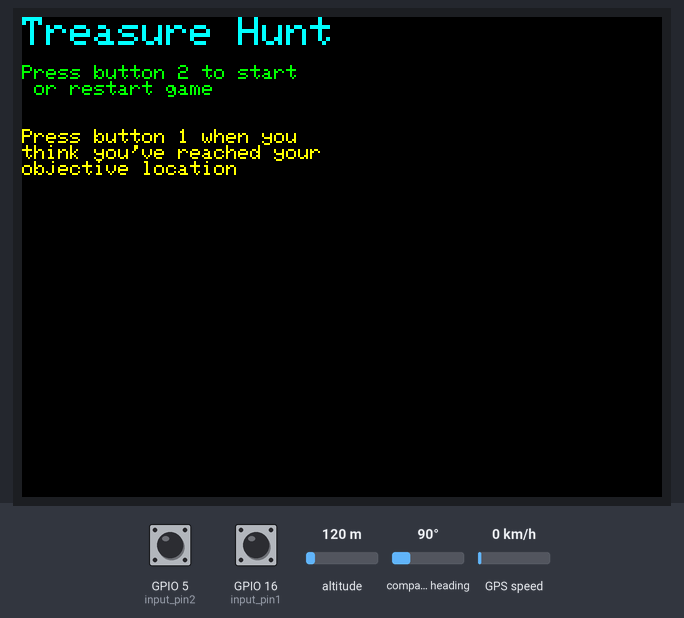
Bench run of a sketch on a simulated ESP32. Shown: 320×240 colour display. The test bench sets the inputs (shaded band); at power-on: GPIO 5 (input_pin2) HIGH, GPIO 16 (input_pin1) HIGH, altitude 120 m, compass heading 90°, GPS speed 0 km/h. WiFi joins after 1.5 s; servers stay silent unless stated; uploads are accepted with an empty reply; the GPS gets a fix after 3 s at 37.7749, -122.4194 with 8 satellites; what the sketch prints to the serial monitor is not drawn.

Above: at 5.4 s.
5.5 s: GPIO 5 (input_pin2) pulled LOW for 0.15 s
7.2 s: GPIO 16 (input_pin1) pulled LOW for 0.15 s
Timing chart, 0 to 10.2 s (numbered marks = the images above; inputs shaded):
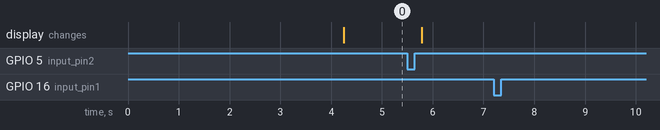

Measured:
- after the input at 7.2 s, every drawn part: stays the same

The sketch:

treasurehuntex5.ino
```cpp
#include <TinyGPS++.h>
#include <WiFi.h> //Connect to WiFi Network
#include <TFT_eSPI.h> // Graphics and font library for ST7735 driver chip
#include <SPI.h> //Used in support of TFT Display
#include <string.h>  //used for some string handling and processing.
#include <stdio.h>
#include <list>

char network[] = "MIT";  //SSID for 6.08 Lab
char password[] = ""; //Password for 6.08 Lab
//Some constants and some resources:
const int RESPONSE_TIMEOUT = 6000; //ms to wait for response from host
const int POSTING_PERIOD = 6000; //periodicity of getting a number fact.
const uint16_t IN_BUFFER_SIZE = 1000; //size of buffer to hold HTTP request
const uint16_t OUT_BUFFER_SIZE = 400; //size of buffer to hold HTTP response
char request_buffer[IN_BUFFER_SIZE]; //char array buffer to hold HTTP request
char response_buffer[OUT_BUFFER_SIZE]; //char array buffer to hold HTTP response

TFT_eSPI tft = TFT_eSPI();  // Invoke library, pins defined in User_Setup.h

HardwareSerial gps_serial(2);
TinyGPSPlus gps;
unsigned long timer;
const int input_pin1 = 16; //pin connected to button1
const int input_pin2 = 5; //pin connected to button2

unsigned long startscreen() {
  tft.setCursor(0, 0);
  tft.fillScreen(TFT_BLACK); //fill background
  tft.setRotation(3); //adjust rotation
  tft.setTextSize(2); //default font size
  tft.setTextColor(TFT_CYAN);
  tft.println("Treasure Hunt");
  tft.setTextSize(1); //default font size
  tft.setTextColor(TFT_GREEN);
  tft.println("");
  tft.println("Press button 2 to start");
  tft.println(" or restart game");
  tft.println("");
  tft.println("");
  tft.setTextColor(TFT_YELLOW);
  tft.println("Press button 1 when you");
  tft.println("think you've reached your");
  tft.println("objective location");
  }

void setup() {
  Serial.begin(115200);
  gps_serial.begin(9600,SERIAL_8N1,32,33);
  WiFi.begin(network,password); //attempt to connect to ESP WiFi
  uint8_t count = 0; //count used for ESP8266WiFi check times
  Serial.print("Attempting to connect to ");
  Serial.println(network);
  while (WiFi.status() != WL_CONNECTED && count<12) {
    delay(500);
    Serial.print(".");
    count++;
  }
  delay(2000);
  if (WiFi.isConnected()) { //if we connected then print our IP, Mac, and SSID we're on
    Serial.println("CONNECTED!");
    Serial.println(WiFi.localIP().toString() + " (" + WiFi.macAddress() + ") (" + WiFi.SSID() + ")");
    delay(500);
  } else { //if we failed to connect just Try again.
    Serial.println("Failed to Connect :/  Going to restart");
    Serial.println(WiFi.status());
    ESP.restart(); // restart the ESP (proper way)
  }

  tft.init();  //init screen
  startscreen();
  tft.setRotation(3); //adjust rotation
  pinMode(input_pin1, INPUT_PULLUP); //set input pin as an input!
  pinMode(input_pin2, INPUT_PULLUP); //set input pin as an input!
  timer = millis();
}

void loop() {
  if (gps_serial.available()){
    while (gps_serial.available())
      gps.encode(gps_serial.read());      // Check GPS
   Serial.println(gps.location.lat());
   Serial.println(gps.location.lng());
  }

 if ( (digitalRead(input_pin2)==0) && ((millis() - timer) > 1000) ){
  Serial.println("button 2 pressed");
  Serial.println("starting new game");
  getreq();
  timer = millis();
  }

  if ( (digitalRead(input_pin1)==0) && ((millis() - timer) > 1000) ){
    Serial.println("button 1 pressed");
    Serial.println("checking to see if gps is where objective location is");
     postreq();
     timer = millis();
  }
}


char getreq(){ // for starting game or restarting game
    char body[200]; //for body;
      int body_len = strlen(body); //calculate body length (for header reporting)
      sprintf(request_buffer,"GET http://608dev.net/sandbox/sc/sfgordon/ex05/treasurehunt.py HTTP/1.1\r\n");
      strcat(request_buffer,"Host: 608dev.net\r\n");
      strcat(request_buffer,"Content-Type: application/x-www-form-urlencoded\r\n");
      sprintf(request_buffer+strlen(request_buffer),"Content-Length: %d\r\n", body_len); //append string formatted to end of request buffer
      strcat(request_buffer,"\r\n"); //new line from header to body
      strcat(request_buffer,body); //body
      strcat(request_buffer,"\r\n"); //header
      Serial.println(request_buffer);
      do_http_request("608dev.net", request_buffer, response_buffer, OUT_BUFFER_SIZE, RESPONSE_TIMEOUT,true);
      //resets screen to display question
      tft.fillScreen(TFT_BLACK); //fill background
      tft.setTextSize(1); //default font size
      tft.setCursor(0,0,1); // set the cursor
      tft.println(response_buffer); //print the trivia question
    }

char postreq(){ // to be used when playing game, to see if you have reached your objective location
    Serial.println("calling gps for postreq");
    if(gps.location.isValid()){
      Serial.println("GOOD DATA");
      char body[200]; //for body;
      sprintf(body,"lat=%f&lon=%f",gps.location.lat(),gps.location.lng());//generate body,
      int body_len = strlen(body); //calculate body length (for header reporting)
      sprintf(request_buffer,"POST http://608dev.net/sandbox/sc/sfgordon/ex05/treasurehunt.py HTTP/1.1\r\n");
      strcat(request_buffer,"Host: 608dev.net\r\n");
      strcat(request_buffer,"Content-Type: application/x-www-form-urlencoded\r\n");
      sprintf(request_buffer+strlen(request_buffer),"Content-Length: %d\r\n", body_len); //append string formatted to end of request buffer
      strcat(request_buffer,"\r\n"); //new line from header to body
      strcat(request_buffer,body); //body
      strcat(request_buffer,"\r\n"); //header
      Serial.println(request_buffer);
      do_http_request("608dev.net", request_buffer, response_buffer, OUT_BUFFER_SIZE, RESPONSE_TIMEOUT,true);
      tft.fillScreen(TFT_BLACK); //fill background
      tft.setCursor(0,0,1); // set the cursor
      tft.setTextSize(1); //default font size
      tft.println(response_buffer); //print the result

        }
    }
```

support_functions.ino
```cpp
/*----------------------------------
 * char_append Function:
 * Arguments:
 *    char* buff: pointer to character array which we will append a
 *    char c:
 *    uint16_t buff_size: size of buffer buff
 *
 * Return value:
 *    boolean: True if character appended, False if not appended (indicating buffer full)
 */
uint8_t char_append(char* buff, char c, uint16_t buff_size) {
        int len = strlen(buff);
        if (len>buff_size) return false;
        buff[len] = c;
        buff[len+1] = '\0';
        return true;
}

/*----------------------------------
 * do_http_request Function:
 * Arguments:
 *    char* host: null-terminated char-array containing host to connect to
 *    char* request: null-terminated char-arry containing properly formatted HTTP request
 *    char* response: char-array used as output for function to contain response
 *    uint16_t response_size: size of response buffer (in bytes)
 *    uint16_t response_timeout: duration we'll wait (in ms) for a response from server
 *    uint8_t serial: used for printing debug information to terminal (true prints, false doesn't)
 * Return value:
 *    void (none)
 */
void do_http_request(char* host, char* request, char* response, uint16_t response_size, uint16_t response_timeout, uint8_t serial){
  WiFiClient client; //instantiate a client object
  if (client.connect(host, 80)) { //try to connect to host on port 80
    if (serial) Serial.print(request);//Can do one-line if statements in C without curly braces
    client.print(request);
    memset(response, 0, response_size); //Null out (0 is the value of the null terminator '\0') entire buffer
    uint32_t count = millis();
    while (client.connected()) { //while we remain connected read out data coming back
      client.readBytesUntil('\n',response,response_size);

      if (serial) Serial.println(response);
      if (strcmp(response,"\r")==0) { //found a blank line!

        break;
      }
      memset(response, 0, response_size);

      if (millis()-count>response_timeout) break;
    }
    memset(response, 0, response_size);
    count = millis();
    while (client.available()) { //read out remaining text (body of response)
      char_append(response,client.read(),OUT_BUFFER_SIZE);
    }
    if (serial) Serial.println(response);
    client.stop();

    if (serial) Serial.println("-----------");
  } else{
    if (serial) Serial.println("connection failed :/");
    if (serial) Serial.println("wait 0.5 sec...");
    client.stop();
  }
}
```
